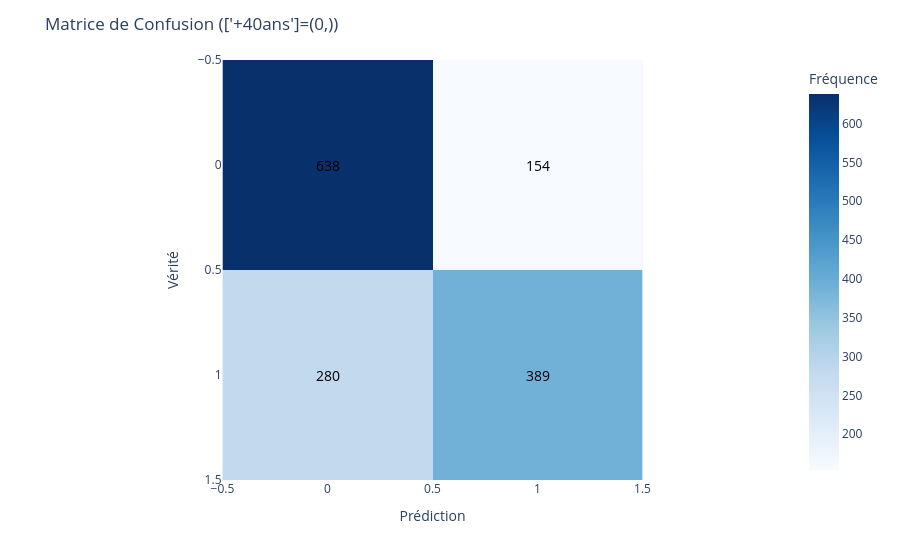
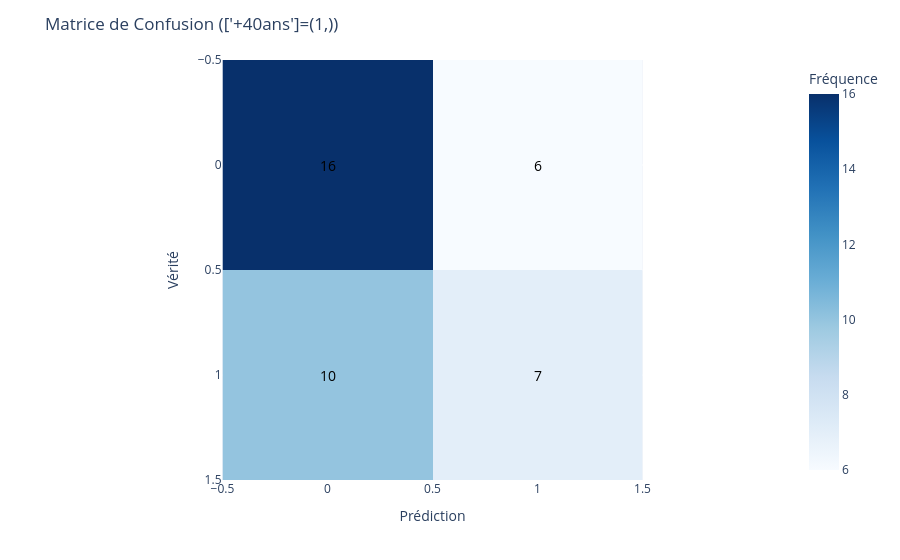

Notebook source saved alongside these figures, in order:
### Code cell
plot_confusion_matrix_by_group(dir_df["labels"], dir_df["preds"], dir_df, group_columns=["+40ans"], labels=[0, 1])

### Figure 1 — Plotly figure (JSON) as saved in the notebook; plotly's stock layout.template omitted (floating-point values rounded to 4 significant figures)
{"data": [{"coloraxis": "coloraxis", "hovertemplate": "Prédiction: %{x}<br>Vérité: %{y}<br>Fréquence: %{z}<extra></extra>", "name": "0", "type": "heatmap", "x": [0, 1], "xaxis": "x", "y": [0, 1], "yaxis": "y", "z": [[638, 154], [280, 389]]}], "layout": {"annotations": [{"align": "center", "font": {"color": "black", "size": 14}, "showarrow": false, "text": "638", "x": 0, "y": 0}, {"align": "center", "font": {"color": "black", "size": 14}, "showarrow": false, "text": "154", "x": 1, "y": 0}, {"align": "center", "font": {"color": "black", "size": 14}, "showarrow": false, "text": "280", "x": 0, "y": 1}, {"align": "center", "font": {"color": "black", "size": 14}, "showarrow": false, "text": "389", "x": 1, "y": 1}], "coloraxis": {"colorbar": {"title": {"text": "Fréquence"}}, "colorscale": [[0, "rgb(247,251,255)"], [0.125, "rgb(222,235,247)"], [0.25, "rgb(198,219,239)"], [0.375, "rgb(158,202,225)"], [0.5, "rgb(107,174,214)"], [0.625, "rgb(66,146,198)"], [0.75, "rgb(33,113,181)"], [0.875, "rgb(8,81,156)"], [1, "rgb(8,48,107)"]]}, "margin": {"t": 60}, "title": {"text": "Matrice de Confusion (['+40ans']=(0,))"}, "xaxis": {"anchor": "y", "constrain": "domain", "domain": [0, 1], "scaleanchor": "y", "title": {"text": "Prédiction"}}, "yaxis": {"anchor": "x", "autorange": "reversed", "constrain": "domain", "domain": [0, 1], "title": {"text": "Vérité"}}}}

### Figure 2 — Plotly figure (JSON) as saved in the notebook; plotly's stock layout.template omitted (floating-point values rounded to 4 significant figures)
{"data": [{"coloraxis": "coloraxis", "hovertemplate": "Prédiction: %{x}<br>Vérité: %{y}<br>Fréquence: %{z}<extra></extra>", "name": "0", "type": "heatmap", "x": [0, 1], "xaxis": "x", "y": [0, 1], "yaxis": "y", "z": [[16, 6], [10, 7]]}], "layout": {"annotations": [{"align": "center", "font": {"color": "black", "size": 14}, "showarrow": false, "text": "16", "x": 0, "y": 0}, {"align": "center", "font": {"color": "black", "size": 14}, "showarrow": false, "text": "6", "x": 1, "y": 0}, {"align": "center", "font": {"color": "black", "size": 14}, "showarrow": false, "text": "10", "x": 0, "y": 1}, {"align": "center", "font": {"color": "black", "size": 14}, "showarrow": false, "text": "7", "x": 1, "y": 1}], "coloraxis": {"colorbar": {"title": {"text": "Fréquence"}}, "colorscale": [[0, "rgb(247,251,255)"], [0.125, "rgb(222,235,247)"], [0.25, "rgb(198,219,239)"], [0.375, "rgb(158,202,225)"], [0.5, "rgb(107,174,214)"], [0.625, "rgb(66,146,198)"], [0.75, "rgb(33,113,181)"], [0.875, "rgb(8,81,156)"], [1, "rgb(8,48,107)"]]}, "margin": {"t": 60}, "title": {"text": "Matrice de Confusion (['+40ans']=(1,))"}, "xaxis": {"anchor": "y", "constrain": "domain", "domain": [0, 1], "scaleanchor": "y", "title": {"text": "Prédiction"}}, "yaxis": {"anchor": "x", "autorange": "reversed", "constrain": "domain", "domain": [0, 1], "title": {"text": "Vérité"}}}}
